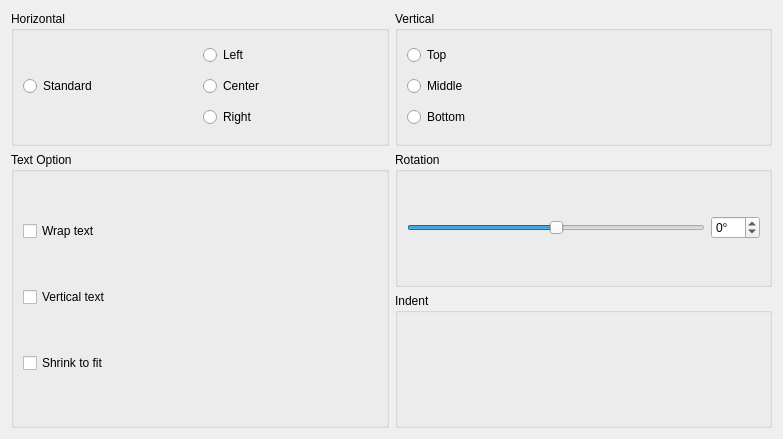
<?xml version="1.0" encoding="UTF-8"?>
<ui version="4.0">
 <author>The KSpread Team &lt;calligra-devel@kde.org&gt;</author>
 <comment>This file is part of the KDE project
Copyright (C) 2006 The KSpread Team &lt;calligra-devel@kde.org&gt;

This library is free software; you can redistribute it and/or
modify it under the terms of the GNU Library General Public
License as published by the Free Software Foundation; either
version 2 of the License, or (at your option) any later version.

This library is distributed in the hope that it will be useful,
but WITHOUT ANY WARRANTY; without even the implied warranty of
MERCHANTABILITY or FITNESS FOR A PARTICULAR PURPOSE.  See the
GNU Library General Public License for more details.

You should have received a copy of the GNU Library General Public
License along with this library; see the file COPYING.LIB.  If not,
write to the Free Software Foundation, Inc., 51 Franklin Street,
Fifth Floor, Boston, MA 02110-1301, USA.</comment>
 <class>Calligra::Sheets::PositionWidget</class>
 <widget class="QWidget" name="PositionWidget">
  <property name="geometry">
   <rect>
    <x>0</x>
    <y>0</y>
    <width>783</width>
    <height>439</height>
   </rect>
  </property>
  <layout class="QGridLayout">
   <item row="0" column="0">
    <widget class="QGroupBox" name="horizontalGroup">
     <property name="sizePolicy">
      <sizepolicy hsizetype="MinimumExpanding" vsizetype="Preferred">
       <horstretch>0</horstretch>
       <verstretch>0</verstretch>
      </sizepolicy>
     </property>
     <property name="whatsThis">
      <string>&lt;qt&gt;Set the content position horizontally in the cell.
&lt;b&gt;Standard&lt;/b&gt; is default and is set from the format you choose.
&lt;b&gt;Left&lt;/b&gt; means the content will be displayed on the left of the cell.
&lt;b&gt;Center&lt;/b&gt; means the content will be in the center horizontally in the cell.
&lt;b&gt;Right&lt;/b&gt; means the content of the cell will be displayed on the right of the cell.&lt;/qt&gt;</string>
     </property>
     <property name="title">
      <string>Horizontal</string>
     </property>
     <layout class="QGridLayout">
      <item row="1" column="0">
       <widget class="QRadioButton" name="standard">
        <property name="text">
         <string>Standard</string>
        </property>
       </widget>
      </item>
      <item row="0" column="1">
       <widget class="QRadioButton" name="left">
        <property name="text">
         <string>Left</string>
        </property>
       </widget>
      </item>
      <item row="1" column="1">
       <widget class="QRadioButton" name="center">
        <property name="text">
         <string>Center</string>
        </property>
       </widget>
      </item>
      <item row="2" column="1">
       <widget class="QRadioButton" name="right">
        <property name="text">
         <string>Right</string>
        </property>
       </widget>
      </item>
     </layout>
    </widget>
   </item>
   <item row="1" column="1">
    <widget class="QGroupBox" name="groupBox4">
     <property name="whatsThis">
      <string>Your text will appear oriented in the angle you set here. Positive values will move it counter-clockwise and negative values will move it clockwise.</string>
     </property>
     <property name="title">
      <string>Rotation</string>
     </property>
     <layout class="QHBoxLayout">
      <item>
       <widget class="QSlider" name="angleRotation">
        <property name="minimum">
         <number>-90</number>
        </property>
        <property name="maximum">
         <number>90</number>
        </property>
        <property name="orientation">
         <enum>Qt::Horizontal</enum>
        </property>
        <property name="tickInterval">
         <number>15</number>
        </property>
       </widget>
      </item>
      <item>
       <widget class="QSpinBox" name="spinBox3">
        <property name="suffix">
         <string>°</string>
        </property>
        <property name="minimum">
         <number>-90</number>
        </property>
        <property name="maximum">
         <number>90</number>
        </property>
        <property name="singleStep">
         <number>1</number>
        </property>
       </widget>
      </item>
     </layout>
    </widget>
   </item>
   <item row="0" column="1">
    <widget class="QGroupBox" name="buttonGroup2">
     <property name="whatsThis">
      <string>&lt;qt&gt;Set the content position vertically in the cell.
&lt;b&gt;Top&lt;/b&gt; means the content will be displayed on top of the cell.
&lt;b&gt;Middle&lt;/b&gt; means the content will be in the middle vertically in the cell.
&lt;b&gt;Bottom&lt;/b&gt; means the content of the cell will be displayed at the bottom of the cell.&lt;/qt&gt;</string>
     </property>
     <property name="title">
      <string>Vertical</string>
     </property>
     <layout class="QVBoxLayout">
      <item>
       <widget class="QRadioButton" name="top">
        <property name="text">
         <string>Top</string>
        </property>
       </widget>
      </item>
      <item>
       <widget class="QRadioButton" name="middle">
        <property name="text">
         <string>Middle</string>
        </property>
       </widget>
      </item>
      <item>
       <widget class="QRadioButton" name="bottom">
        <property name="text">
         <string>Bottom</string>
        </property>
       </widget>
      </item>
     </layout>
    </widget>
   </item>
   <item row="2" column="1">
    <widget class="QGroupBox" name="indentGroup">
     <property name="whatsThis">
      <string>Set the amount of indent that will be used in the cell when you choose the Increase Indent or Decrease Indent actions.</string>
     </property>
     <property name="title">
      <string>Indent</string>
     </property>
    </widget>
   </item>
   <item row="1" column="0" rowspan="2">
    <widget class="QGroupBox" name="groupBox3">
     <property name="whatsThis">
      <string>This is only available when the rotation is 0°.
Wrap text wraps the text so it fits in the previous cell size. If this is not checked, the text will stay on one line and the cell size will be adjusted to contain the text.
Vertical text puts your text vertically.</string>
     </property>
     <property name="title">
      <string>Text Option</string>
     </property>
     <layout class="QVBoxLayout">
      <item>
       <widget class="Calligra::Sheets::LayoutCheckbox" name="multi">
        <property name="text">
         <string>Wrap text</string>
        </property>
       </widget>
      </item>
      <item>
       <widget class="Calligra::Sheets::LayoutCheckbox" name="vertical">
        <property name="text">
         <string>Vertical text</string>
        </property>
       </widget>
      </item>
      <item>
       <widget class="Calligra::Sheets::LayoutCheckbox" name="shrinkToFit">
        <property name="text">
         <string>Shrink to fit</string>
        </property>
       </widget>
      </item>
     </layout>
    </widget>
   </item>
  </layout>
 </widget>
 <customwidgets>
  <customwidget>
   <class>Calligra::Sheets::LayoutCheckbox</class>
   <extends>QCheckBox</extends>
   <header>ui/dialogs/LayoutWidgets.h</header>
  </customwidget>
 </customwidgets>
 <tabstops>
  <tabstop>standard</tabstop>
  <tabstop>left</tabstop>
  <tabstop>center</tabstop>
  <tabstop>right</tabstop>
  <tabstop>top</tabstop>
  <tabstop>middle</tabstop>
  <tabstop>bottom</tabstop>
  <tabstop>multi</tabstop>
  <tabstop>angleRotation</tabstop>
  <tabstop>spinBox3</tabstop>
 </tabstops>
 <resources/>
 <connections/>
</ui>
